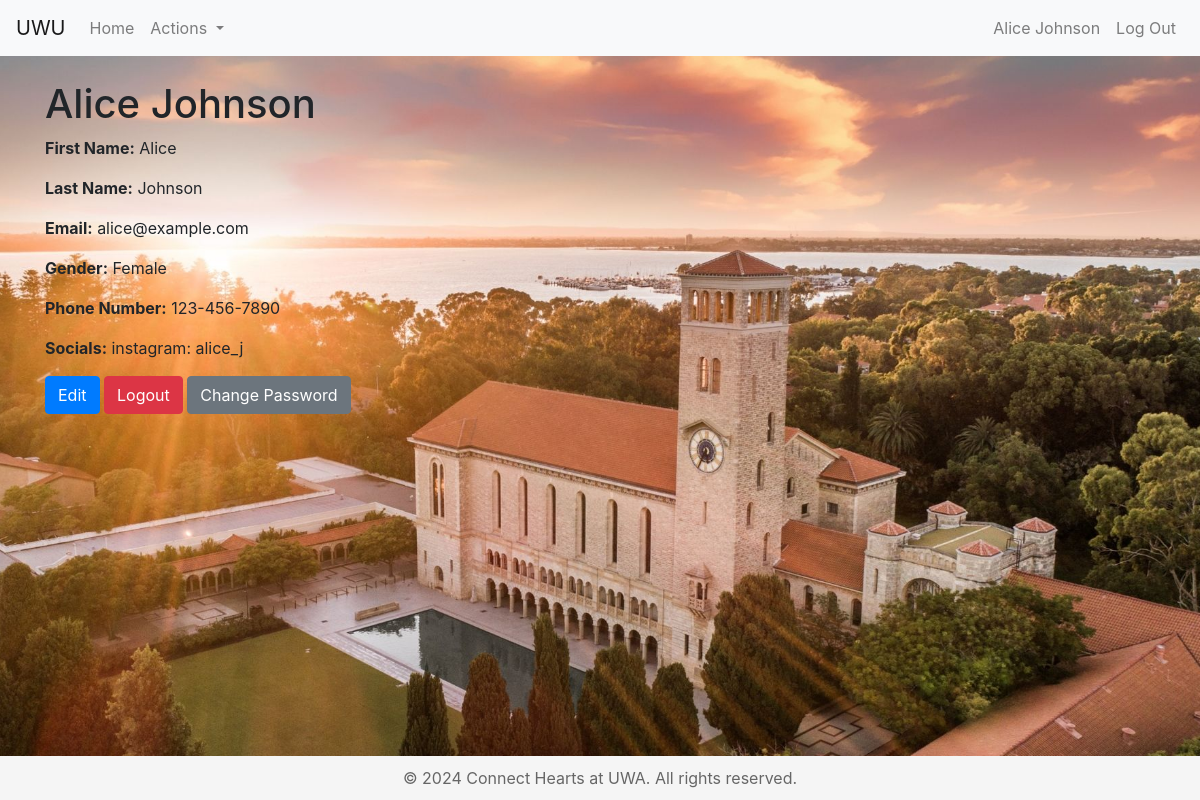
The page /auth/account (signed in) on the database as committed earlier.
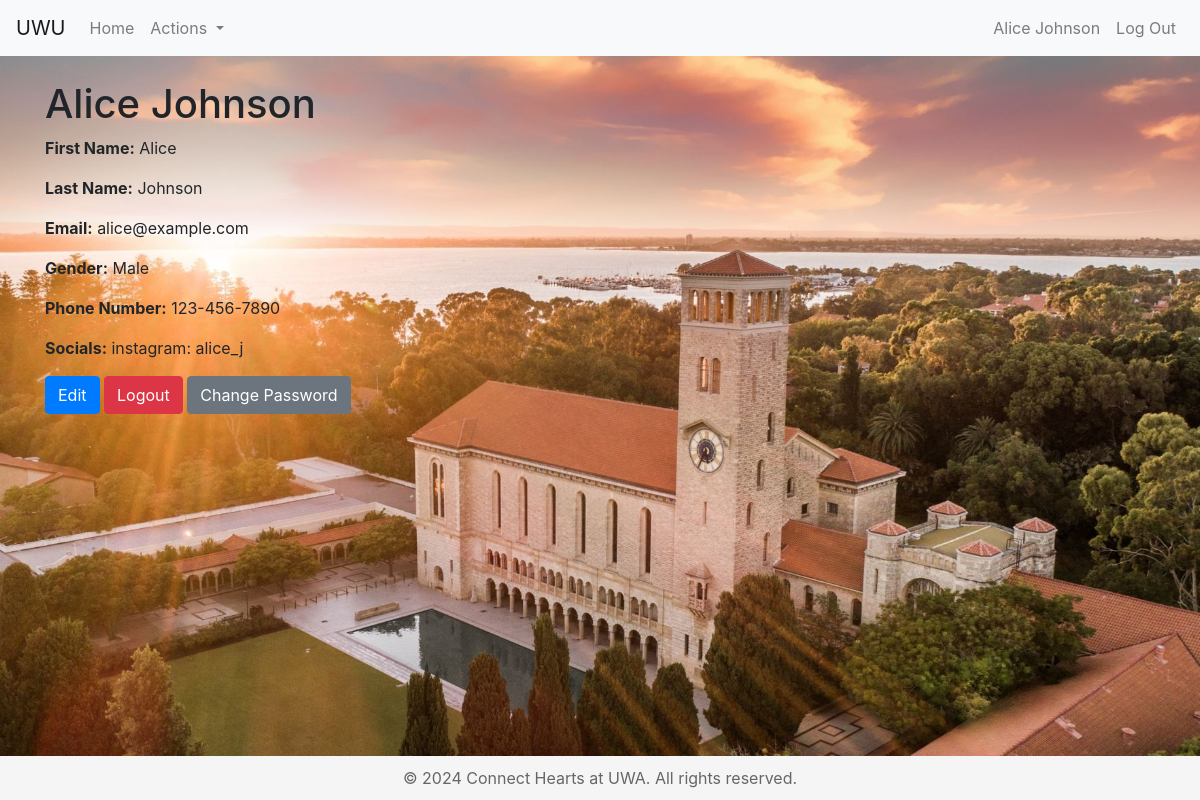
The same page on the database as committed later.
### models.py (models this page shows)
class User(db.Model):
    user_id = db.Column(db.Integer, primary_key=True)
    first_name = db.Column(db.String(100), nullable=False)
    last_name = db.Column(db.String(100), nullable=False)
    gender = db.Column(db.String(50))
    email = db.Column(db.String(100), unique=True, nullable=False)
    password_hash = db.Column(db.String(128), nullable=False)
    phone_number = db.Column(db.String(50))
    socials = db.Column(db.Text)
    posts = db.relationship("Post", backref="author", lazy=True)
    replies = db.relationship("Reply", backref="replier", lazy=True)

### blueprints/auth.py (the view, shortened to what this page needs)
@auth.route("/account", methods=["GET", "POST"])
def account():
    if "user_id" not in session:
        flash("You must be logged in to access this page.", "danger")
        return redirect(url_for("auth.login"))
    user = User.query.get(session["user_id"])
    return render_template("account.html", user=user)

### templates/account.html (shortened to what this page needs)
{% extends "base.html" %}
{% block content %}
<div class="container mt-4">
  <h1>{{ user.first_name }} {{ user.last_name }}</h1>
  <p><strong>First Name:</strong> {{ user.first_name }}</p>
  <p><strong>Last Name:</strong> {{ user.last_name }}</p>
  <p><strong>Email:</strong> {{ user.email }}</p>
  <p><strong>Gender:</strong> {{ user.gender or 'Not provided' }}</p>
  <p><strong>Phone Number:</strong> {{ user.phone_number or 'Not provided' }}</p>
  <p><strong>Socials:</strong> {{ user.socials or 'Not provided' }}</p>
  <button class="btn btn-primary" id="editButton">Edit</button>
  <a href="{{ url_for('auth.logout') }}" class="btn btn-danger">Logout</a>
  <button class="btn btn-secondary" id="changePasswordButton">Change Password</button>
</div>
{% endblock %}

### templates/base.html (shortened to what this page needs)
<!doctype html>
<html lang="en">
  <head>
    <link
      rel="stylesheet"
      href="https://stackpath.bootstrapcdn.com/bootstrap/4.5.2/css/bootstrap.min.css"
    />
    <link
      rel="stylesheet"
      href="{{ url_for('static', filename='css/style.css') }}"
    />
  </head>
  <body>
    {% include 'components/navbar.html' %}
    {% block content %} {% endblock %}
    {% include 'components/footer.html' %}
  </body>
</html>

### templates/components/navbar.html (shortened to what this page needs)
<nav class="navbar navbar-expand-lg bg-light navbar-light">
    <a class="navbar-brand" href="#">UWU</a>
    <div class="collapse navbar-collapse" id="navbarNav">
      <ul class="navbar-nav">
        <li class="nav-item">
          <a class="nav-link" href="{{ url_for('home') }}">Home</a>
        </li>
        <li class="nav-item dropdown">
          <a
            class="nav-link dropdown-toggle"
            href="#"
            id="navbardrop"
            data-toggle="dropdown"
          >
            Actions
          </a>
        </li>
      </ul>
      <ul class="navbar-nav ml-auto">
        {% if 'user_id' in session %}
        <li class="nav-item">
          <a class="nav-link" href="{{ url_for('auth.account') }}"
            >{{ session['user_name'] }}</a
          >
        </li>
        <li class="nav-item">
          <a class="nav-link" href="{{ url_for('auth.logout') }}">Log Out</a>
        </li>
        {% endif %}
      </ul>
    </div>
  </nav>

### templates/components/footer.html
<footer class="footer">
    <div class="container text-center">
      <span>© 2024 Connect Hearts at UWA. All rights reserved.</span>
    </div>
  </footer>

### static/css/style.css (style rules this page uses)
html, body { height: 100%; margin: 0; padding: 0; display: flex; flex-direction: column; }
body { background-image: url("../images/uwa-sunrise-crop.jpg"); background-size: cover; background-position: center; }
.footer { margin-top: auto; width: 100%; background-color: #f5f5f5; color: #666; text-align: center; padding: 10px 0; }

Rows that differ between the two databases and show on the page:
changed User "Alice": gender "Female" → "Male"
